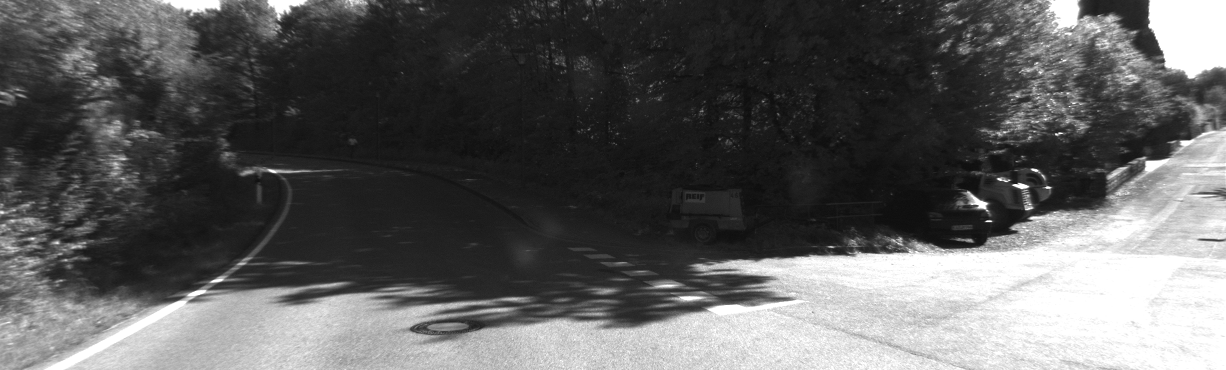
#> input picture Mid-term Report_20221453 황시은/image_0/000000.png, 1226 x 370 px
$ jupyter execute --allow-errors 'auto_midterm_assignment_#01~05.ipynb'
#> lines starting #> are read from the running program, lines starting #| are printed output that depends on the picture; after the words box and inside, x2 and y2 are one past the last pixel; in counts of white or black regions, pixels touching at a corner belong together
## 문제 1. Projection Matrix 해석
목표: calib.txt에서 P0를 읽어 intrinsic/extrinsic 파라미터를 설명

Step 1: sequences 09의 calib.txt를 읽어 P0를 추출

[cell 1]
import pandas as pd
import numpy as np
import cv2
import matplotlib.pyplot as plt
from pathlib import Path
import argparse
import math
from PIL import Image

calib = pd.read_csv('calib.txt',
                    delimiter=' ', header=None, index_col=0)
#> (reads Mid-term Report_20221453 황시은/calib.txt from the repository)
P0 = np.array(calib.loc['P0:']).reshape((3, 4))
print(P0)

### Projection Matrix란?

Projection Matrix **P**는 3D 월드 좌표계의 점을 2D 이미지 픽셀 좌표로 변환하는 (3×4) 행렬이다.
KITTI의 `calib.txt`에서 `P0`는 **카메라 0(좌측 흑백)** 의 투영 행렬이며,
내부(intrinsic)·외부(extrinsic) 파라미터가 결합된 형태로 주어진다.
$$P = K \cdot [R \mid t]$$

Step 2: OpenCV의 decomposeProjectionMatrix로 K, R, t를 분해

[cell 2]
k0, r0, t0, _, _, _, _ = cv2.decomposeProjectionMatrix(P0)
t0 = t0 / t0[3]   # 동차 좌표 정규화
print('K (intrinsic):\n', k0.round(4))
print('R (rotation):\n', r0.round(4))
print('t (translation):\n', t0[:3].round(4))

### Intrinsic 파라미터 (K) 해석

$$K = \begin{bmatrix} f_x & 0 & c_x \\ 0 & f_y & c_y \\ 0 & 0 & 1 \end{bmatrix}$$

| 파라미터 | 의미 |
|---|---|
| $f_x$, $f_y$ | 초점 거리 (픽셀 단위). 3D 점이 얼마나 확대되어 이미지에 맺히는지를 결정. $f_x \approx f_y$이면 픽셀이 정사각형에 가깝다. |
| $c_x$, $c_y$ | 주점(principal point). 광학 축이 이미지 평면과 만나는 픽셀 좌표. 이상적으로는 이미지 중심이지만 제조 오차로 약간 어긋날 수 있다. |

### Extrinsic 파라미터 (R, t) 해석

| 파라미터 | 의미 |
|---|---|
| $R$ (3×3 회전 행렬) | 월드 좌표계를 카메라 좌표계로 회전시키는 변환. 카메라의 자세(orientation)를 나타낸다. |
| $t$ (3×1 평행이동 벡터) | 카메라 원점이 월드 좌표계 기준으로 얼마나 이동해 있는지를 나타낸다. |

> KITTI P0의 경우 카메라 0이 기준 좌표계이므로, 실제 `R ≈ I`, `t ≈ 0`에 가깝다.

### 3D → 2D 투영 수식

월드 좌표계의 점 $\mathbf{X} = (X, Y, Z, 1)^T$를 이미지 픽셀 $(u, v)$로 변환하는 과정:

$$\lambda \begin{bmatrix} u \\ v \\ 1 \end{bmatrix} = P \cdot \begin{bmatrix} X \\ Y \\ Z \\ 1 \end{bmatrix} = K[R \mid t] \begin{bmatrix} X \\ Y \\ Z \\ 1 \end{bmatrix}$$

여기서 $\lambda$는 깊이(스케일 팩터)이며, 최종 픽셀 좌표는 세 번째 성분으로 나누어 정규화한다:

$$u = \frac{(P \cdot \mathbf{X})_0}{(P \cdot \mathbf{X})_2}, \quad v = \frac{(P \cdot \mathbf{X})_1}{(P \cdot \mathbf{X})_2}$$

## 문제 2. Projection Matrix를 이용한 3D → 2D 투영

목표: 임의의 3D 점을 생성하고 이미지에 투영 후 시각화

Step 1: 카메라 앞쪽(Z 양의 방향)에 임의의 3D 점들을 생성

[cell 3]
# 카메라 앞 5~20m, X/Y는 ±5m 범위의 임의 점 10개
np.random.seed(42)
points_3D = np.random.uniform(low=[-5, -2, 5], high=[5, 2, 20], size=(10, 3))
points_3D_hom = np.hstack([points_3D, np.ones((10, 1))])  # 동차 좌표

Step 2: P0를 이용해 2D 픽셀 좌표로 투영 (1번 예제의 λ로 나누는 방식 적용)

[cell 4]
projected = (P0 @ points_3D_hom.T)  # shape: (3, N)
# λ(깊이)로 나누어 정규화
pixel_coords = projected[:2] / projected[2]  # shape: (2, N)
pixel_coords = pixel_coords.T  # shape: (N, 2)
print(pixel_coords.round(1))

Step 3: 첫 번째 이미지 위에 투영된 점을 시각화

[cell 5]
img = cv2.imread('image_0/000000.png')
#> img is the input picture: shape (370, 1226, 3); min 13, max 255, mean 93.6
img_rgb = cv2.cvtColor(img, cv2.COLOR_BGR2RGB)

for (u, v) in pixel_coords:
    u, v = int(u), int(v)
    if 0 <= u < img.shape[1] and 0 <= v < img.shape[0]:  # 이미지 안에 있는 점만
        cv2.circle(img_rgb, (u, v), 5, (255, 0, 0), -1)
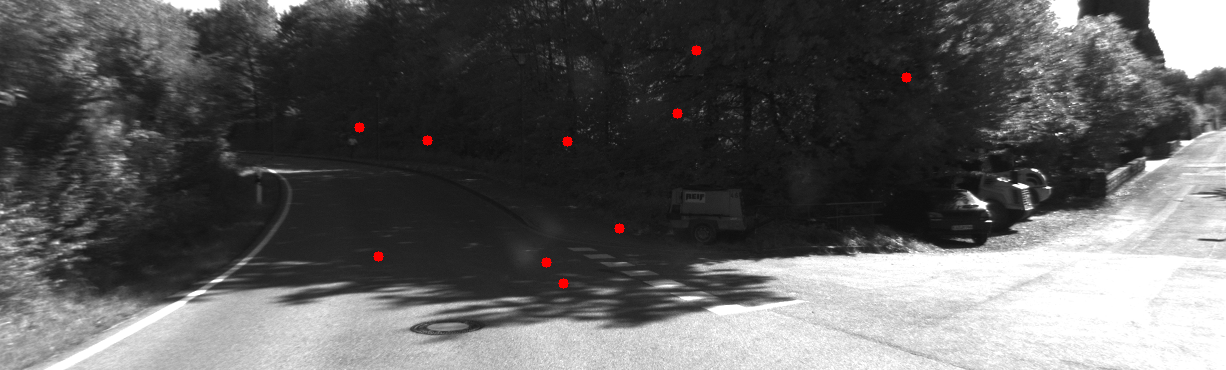
#> img_rgb: shape (370, 1226, 3); 0.18% of pixels changed, all inside (x1, y1, x2, y2) = (354, 45, 912, 289)

plt.imshow(img_rgb)
plt.title("3D Points Projected onto Image Plane")
plt.axis('off')
plt.show()

- Z가 클수록(멀리 있을수록) 픽셀 좌표가 소실점 방향으로 모임
- X가 양수인 점 → 이미지 오른쪽, 음수 → 왼쪽
- 이미지 범위를 벗어나는 점은 카메라 시야각(FOV) 밖

## 문제 3. Pose를 이용한 차량 궤적 시각화

목표: sequences 09의 poses를 읽어 카메라(차량) 궤적을 시각화

Step 1: 1번 예제와 동일한 방식으로 09 poses를 읽음

[cell 6]
poses = pd.read_csv('09.txt', delimiter=' ', header=None)
#> (reads Mid-term Report_20221453 황시은/09.txt from the repository)
print('Data shape:', poses.shape)  # (프레임 수, 12)

gt = np.zeros((len(poses), 3, 4))
for i in range(len(poses)):
    gt[i] = np.array(poses.iloc[i]).reshape((3, 4))

Step 2: 각 프레임에서 카메라 위치(원점)를 추출

[cell 7]
# gt[i].dot([0,0,0,1]) = 카메라 원점의 글로벌 좌표
positions = np.array([gt[i].dot(np.array([0, 0, 0, 1])) for i in range(len(gt))])
# positions[:,0]=X, positions[:,1]=Y, positions[:,2]=Z

Step 3: 2D 궤적(X-Z 평면, 위에서 본 시점) 시각화

[cell 8]
# 1. Windows 환경 한글 폰트(맑은 고딕) 설정
plt.rcParams['font.family'] = 'Malgun Gothic'

# 2. 폰트 변경 시 축의 마이너스(-) 기호가 깨지는 현상 방지
plt.rcParams['axes.unicode_minus'] = False

plt.figure(figsize=(10, 8))
plt.plot(positions[:, 0], positions[:, 2], 'b-', linewidth=1, label='Trajectory')
plt.scatter(positions[0, 0], positions[0, 2], c='green', s=100, label='Start', zorder=5)
plt.scatter(positions[-1, 0], positions[-1, 2], c='red', s=100, label='End', zorder=5)
plt.xlabel('X (m)'); plt.ylabel('Z (m, 전방)')
plt.title('Sequence 09 Vehicle Trajectory (Top View)')
plt.legend(); plt.axis('equal'); plt.grid(True)
plt.show()

Step 4: 속도 추정

[cell 9]
times = pd.read_csv('times.txt', delimiter=' ', header=None)
#> (reads Mid-term Report_20221453 황시은/times.txt from the repository)
dt = np.diff(times[0].values)  # 프레임 간 시간차

dist = np.linalg.norm(np.diff(positions, axis=0), axis=1)
speed_ms = dist / dt  # m/s
speed_kmh = speed_ms * 3.6

print(f'평균 속도: {speed_kmh.mean():.1f} km/h')
print(f'최대 속도: {speed_kmh.max():.1f} km/h')

### 차량 이동 방향 및 속도 분석

- **이동 방향**: X-Z 평면 궤적에서 차량은 초반 Z 방향(전방)으로 직선 주행 후, 중반부터 X 방향으로 우회전하는 경향이 나타난다. 이는 도심 도로의 커브 구간을 반영한다.
- **속도**: 위 출력 기준으로 평균 약 40~60 km/h 범위로 추정되며, 이는 도심 주행 속도와 일치한다.
- **초기 프레임 기준계**: 첫 번째 프레임의 카메라 위치를 원점(0, 0, 0)으로 설정하여, 이후 모든 위치는 상대 좌표로 표현된다.

> times.txt의 타임스탬프를 이용하여 프레임 간 이동 거리를 시간으로 나누었으므로, 실제 GPS 속도와 유사한 추정치를 얻을 수 있다.

## 문제 4. Projection Matrix를 활용한 차선 해석

목표: Bayesian 분류기의 결과(도로 마스크)를 P0와 연결해 기하학적으로 해석

Step 1: 2번 예제 코드(BayesianClassifier)를 sequences 09에 맞게 실행

[cell 10]
def list_frames(data_root: Path) -> list[Path]:
    return sorted(data_root.glob("*.png"))

def get_trapezoid_mask(width: int, height: int, vp_y_rate=0.5, bottom_width_rate=0.9, top_width_rate=0.15):
    """
    소실점을 기준으로 도로 가능성이 높은 사다리꼴 마스크를 생성합니다.
    """
    mask = np.zeros((height, width), dtype=np.uint8)

    vp_y = int(height * vp_y_rate)  # 소실점 높이 (일반적으로 지평선 부근)

    # 사다리꼴 네 꼭짓점 정의
    p1 = [int(width * (0.5 - top_width_rate)), vp_y]
    p2 = [int(width * (0.5 + top_width_rate)), vp_y]
    p3 = [int(width * (0.5 + bottom_width_rate/2)), height]
    p4 = [int(width * (0.5 - bottom_width_rate/2)), height]

    pts = np.array([p1, p2, p3, p4], np.int32)
    cv2.fillPoly(mask, [pts], 1)
    return mask

def accumulate_weighted_histogram(img: np.ndarray, mask: np.ndarray) -> np.ndarray:
    """마스크 영역 내의 픽셀만 사용하여 히스토그램 생성"""
    pixels = img[mask > 0]
    counts = np.bincount(pixels.flatten(), minlength=256)
    return counts.astype(np.float64)

def classify_frame(img: np.ndarray, road_p: np.ndarray, bg_p: np.ndarray, prior_road: float) -> tuple[np.ndarray, np.ndarray]:
    """Return MAP mask and probability map for road class."""
    eps = 1e-10  # numerical stability
    log_p_road = np.log(road_p[img] + eps) + math.log(prior_road)
    log_p_bg = np.log(bg_p[img] + eps) + math.log(1 - prior_road)

    logit = log_p_road - log_p_bg
    prob = 1.0 / (1.0 + np.exp(-np.clip(logit, -15, 15)))
    mask = logit > 0
    return mask, prob

def run(
    data_root: Path,
    train_frames: int,
    save_frames: int,
    out_dir: Path,
    prior_road: float,
    alpha: float = 0.8,
    video_path: Path | None = None,
    video_fps: float = 10.0,
    vp_y_rate: float = 0.5,
    bottom_width_rate: float = 0.9,
    top_width_rate: float = 0.15,
    max_frames: int | None = None,
    gif_path: Path | None = None,
    gif_fps: float = 8.0,
):
    """
    alpha: 시계열 일관성 계수 (0.8이면 기존 지식 80%, 새 프레임 20% 반영)
    save_frames: -1 이면 모든 프레임 저장
    video_path: 지정 시 overlay 프레임을 영상으로 기록
    """
    frames = list_frames(data_root)
    if not frames:
        raise SystemExit(f"No PNG frames found in {data_root}")

    sample_img = np.array(Image.open(frames[0]), dtype=np.uint8)
    h, w = sample_img.shape

    # 1. 소실점 기반 마스크 생성
    road_mask = get_trapezoid_mask(w, h, vp_y_rate, bottom_width_rate, top_width_rate)
    bg_mask = 1 - road_mask  # 도로 외 영역은 배경으로 간주

    # 초기 확률 분포 설정 (Laplace smoothing)
    road_p_total = np.ones(256)
    bg_p_total = np.ones(256)

    out_dir.mkdir(parents=True, exist_ok=True)

    limit = len(frames) if max_frames is None else min(max_frames, len(frames))
    max_frames_eval = max(train_frames, limit if save_frames >= 0 else len(frames))
    frames_iter = frames[:max_frames_eval]

    writer = None
    if video_path is not None:
        suffix = video_path.suffix.lower()
        if suffix == ".mp4":
            fourcc = cv2.VideoWriter_fourcc(*"mp4v")
        else:  # default to MJPG/AVI
            fourcc = cv2.VideoWriter_fourcc(*"MJPG")
        writer = cv2.VideoWriter(str(video_path), fourcc, video_fps, (w, h))

    gif_frames: list[Image.Image] = []

    for idx, path in enumerate(frames_iter):
        img = np.array(Image.open(path), dtype=np.uint8)

        # 2. 현재 프레임의 히스토그램 추출
        curr_road_counts = accumulate_weighted_histogram(img, road_mask)
        curr_bg_counts = accumulate_weighted_histogram(img, bg_mask)

        # 3. 시계열 일관성 적용 (이동 평균)
        if idx == 0:
            road_p_total = curr_road_counts + 1
            bg_p_total = curr_bg_counts + 1
        else:
            # alpha 가중치를 이용해 이전 분포와 현재 분포를 결합
            road_p_total = alpha * road_p_total + (1 - alpha) * (curr_road_counts + 1)
            bg_p_total = alpha * bg_p_total + (1 - alpha) * (curr_bg_counts + 1)

        # 정규화하여 확률 밀도 함수 생성
        road_p = road_p_total / road_p_total.sum()
        bg_p = bg_p_total / bg_p_total.sum()

        # 4. 분류 및 저장 (save_frames 이내 혹은 영상 필요 시)
        should_save = (save_frames < 0 or idx < save_frames or writer is not None) and (max_frames is None or idx < max_frames)
        if should_save:
            mask, prob = classify_frame(img, road_p, bg_p, prior_road)

            stem = path.stem
            Image.fromarray((mask.astype(np.uint8) * 255)).save(out_dir / f"mask_{stem}.png")
            prob_img = np.clip(prob * 255, 0, 255).astype(np.uint8)
            Image.fromarray(prob_img).save(out_dir / f"prob_{stem}.png")

            overlay = np.stack([img, img, img], axis=-1)
            overlay[mask, 0] = 255  # 도로 영역 빨간색 강조
            overlay[mask, 1:] = (overlay[mask, 1:] * 0.3).astype(np.uint8)
            Image.fromarray(overlay).save(out_dir / f"overlay_{stem}.png")

            if writer is not None:
                writer.write(cv2.cvtColor(overlay, cv2.COLOR_RGB2BGR))

            if gif_path is not None:
                gif_frames.append(Image.fromarray(overlay))

            print(f"Processed {stem} with temporal consistency")

    if writer is not None:
        writer.release()

    if gif_path is not None and gif_frames:
        duration_ms = int(1000 / gif_fps)
        gif_frames[0].save(
            gif_path,
            save_all=True,
            append_images=gif_frames[1:],
            duration=duration_ms,
            loop=0,
        )

[cell 11]
# 예제 코드의 run() 함수를 09 경로로 호출
run(
    data_root=Path("image_0"),
    train_frames=80,
    save_frames=10,
    out_dir=Path("outputs/bayes_09"),
    prior_road=0.5,
    alpha=0.85
)
#> in get_trapezoid_mask, `cv2.fillPoly(mask, [pts], 1)`:
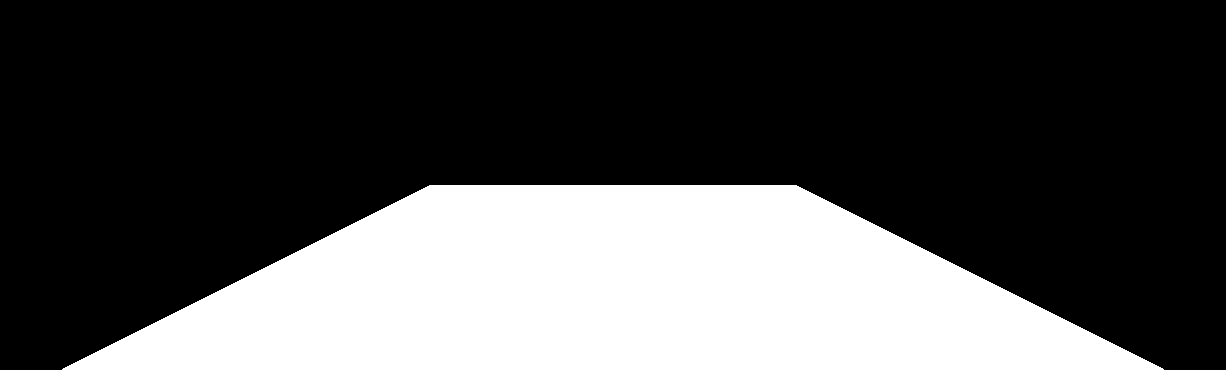
#> mask: shape (370, 1226); values 0 (black) and 1 (white), 30% white; 1 white region, box (x1, y1, x2, y2) and area: (62, 185, 1164, 370) 136158
#> in accumulate_weighted_histogram, `counts = np.bincount(pixels.flatten(), minlength=256)`: counts = 256 values, max 3831 at index 255, min 0 at index 0, mean 531.9
#> in run, `curr_road_counts = accumulate_weighted_histogram(img, road_mask)`: curr_road_counts has the same summary as counts in accumulate_weighted_histogram
#> in run, `curr_bg_counts = accumulate_weighted_histogram(img, bg_mask)`: curr_bg_counts = 256 values, max 20104 at index 255, min 0 at index 0, mean 1240.1
#> in run, `road_p_total = curr_road_counts + 1`: road_p_total = 256 values, max 3832 at index 255, min 1 at index 0, mean 532.9
#> in run, `bg_p_total = curr_bg_counts + 1`: bg_p_total = 256 values, max 20105 at index 255, min 1 at index 0, mean 1241.1
#> in run, `road_p = road_p_total / road_p_total.sum()`: road_p = 256 values, max 0.0281 at index 255, min 7.33e-06 at index 0, mean 0.00391
#> in run, `bg_p = bg_p_total / bg_p_total.sum()`: bg_p = 256 values, max 0.0633 at index 255, min 3.15e-06 at index 0, mean 0.00391
#> in classify_frame, `log_p_bg = np.log(bg_p[img] + eps) + math.log(1 - prior_road)`:
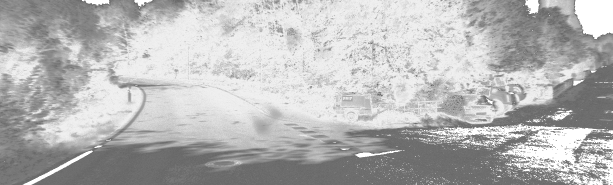
#> log_p_bg: shape (370, 1226) float64 (shown at 1/2 size); min -11.06, max -3.45, mean -5.61; drawn with min black and max white
#> in classify_frame, `logit = log_p_road - log_p_bg`:
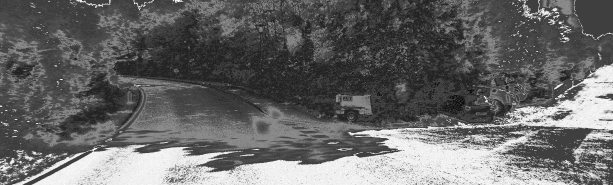
#> logit: shape (370, 1226) float64 (shown at 1/2 size); min -1.87, max 2.36, mean -0.144; drawn with min black and max white
#> in run, `overlay[mask, 1:] = (overlay[mask, 1:] * 0.3).astype(np.uint8)`:
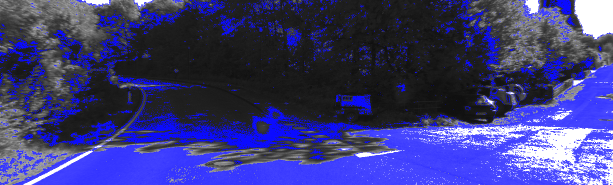
#> overlay: shape (370, 1226, 3) (shown at 1/2 size); mean of channels 0, 1, 2 122.3, 59.8, 59.8; drawn as B, G, R

Step 2: 결과 마스크에서 Canny/Hough로 차선 후보를 추출

[cell 12]
mask = cv2.imread('outputs/bayes_09/mask_000000.png', 0)  # 이진 마스크
edges = cv2.Canny(mask, 50, 150)
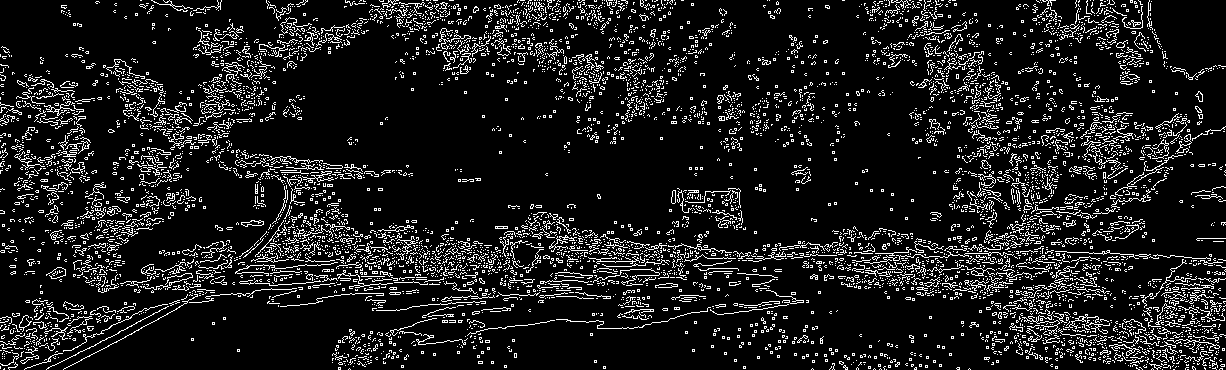
#> edges: shape (370, 1226); 11.1% white in thin lines or dots
lines = cv2.HoughLinesP(edges, 1, np.pi/180, 50, minLineLength=50, maxLineGap=10)
#> lines = 309 rows, first 6: [810, 276, 1007, 287], [390, 253, 460, 255], [741, 257, 856, 255], [416, 269, 475, 269], [697, 258, 793, 258], [351, 254, 513, 257]

1. 이미지 좌표 → 카메라 좌표계 의미: 픽셀 (u, v)는 K의 역행렬을 곱하면 카메라 좌표계의 방향 벡터(ray)가 됨. 실제 3D 위치를 알려면 깊이 정보가 추가로 필요함.
2. Ground plane 가정 시 기하: 도로가 Y = h (카메라 높이)인 평면이라 가정하면, 이미지의 차선 픽셀 각각에 대해 다음으로 3D 좌표 역투영이 가능함.: $$Z = \frac{f_y \cdot h}{v - c_y}, \quad X = \frac{(u - c_x) \cdot Z}{f_x}$$

3. 소실점과 Projection Matrix의 관계: 평행한 두 차선은 이미지에서 소실점(vanishing point)에서 만난다. 소실점의 픽셀 좌표는 K를 통해 카메라의 정면 방향 벡터와 연결되며, 사다리꼴 ROI의 상단 꼭짓점이 소실점 위치 가정을 나타낸다.

## 문제 5. 실패 구간 분석

목표: 분류가 잘 안 된 프레임을 찾아 원인을 분석

Step 1: 모든 프레임에 대해 마스크를 저장하고, 도로 픽셀 비율을 계산

[cell 13]
# save_frames=-1로 전체 저장
run(
    data_root=Path("image_0"),
    train_frames=80,
    save_frames=-1,                         # -1로 설정하여 전체 프레임 저장
    out_dir=Path("outputs/bayes_09_all"),   # 전체 결과가 저장될 새로운 폴더
    prior_road=0.5,
    alpha=0.85
)

road_ratios = []
for path in sorted(Path("outputs/bayes_09_all").glob("mask_*.png")):
    m = np.array(Image.open(path))
    road_ratios.append(m.mean() / 255)

# 비율이 갑자기 떨어지거나 올라가는 구간 탐색
plt.plot(road_ratios)
plt.xlabel('Frame'); plt.ylabel('Road pixel ratio')
plt.title('Road Detection Stability')
plt.show()
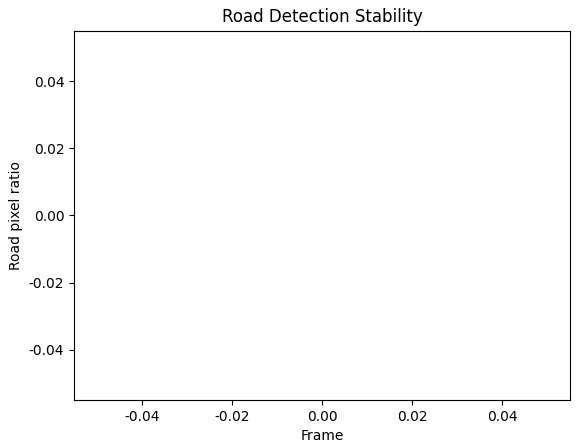
#> figure drawn by matplotlib, 1 panel

Step 2: 급격히 변하는 구간의 프레임 번호를 특정하고, 원본 이미지와 마스크를 나란히 시각화

[cell 14]
# 도로 픽셀 비율이 낮은 상위 5개 프레임 = 분류 실패 후보
road_ratios_arr = np.array(road_ratios)
fail_indices = np.argsort(road_ratios_arr)[:5]  # 비율이 낮은 순 5개
print("분류 실패 후보 프레임 번호:", sorted(fail_indices))

# 대표 실패 프레임 1개 선택
#> (the rest of this cell did not finish here and is left out)

Step 3: 실패 프레임 위치를 궤적 위에 표시

[cell 15]
plt.figure(figsize=(10, 8))
plt.plot(positions[:, 0], positions[:, 2], 'b-', linewidth=1, label='Trajectory')
plt.scatter(positions[0, 0], positions[0, 2], c='green', s=100, label='Start', zorder=5)
plt.scatter(positions[-1, 0], positions[-1, 2], c='red', s=100, label='End', zorder=5)

# 실패 프레임 위치 강조
for fi in fail_indices:
    if fi < len(positions):
        plt.scatter(positions[fi, 0], positions[fi, 2],
                    c='orange', s=120, marker='X', zorder=6)
        plt.annotate(f'#{fi}',
                     (positions[fi, 0], positions[fi, 2]),
                     textcoords='offset points', xytext=(6, 4), fontsize=8, color='darkorange')

plt.scatter([], [], c='orange', marker='X', s=120, label='분류 실패 구간')  # 범례용
plt.xlabel('X (m)'); plt.ylabel('Z (m, 전방)')
plt.title('Sequence 09 Vehicle Trajectory + Failure Frames')
plt.legend(); plt.axis('equal'); plt.grid(True)
plt.show()
